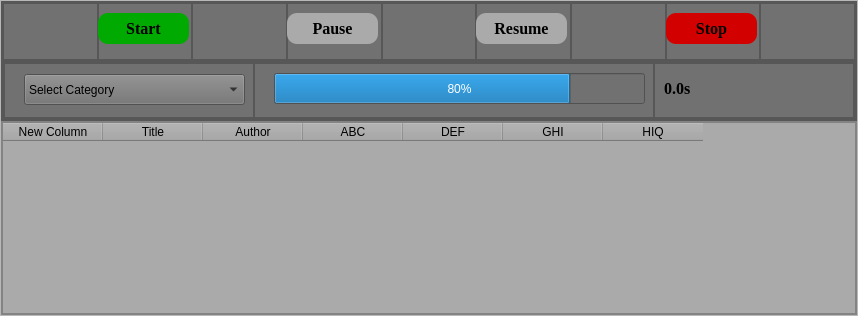
            <widget class="QWidget" name="tab">
             <attribute name="title">
              <string>Scrapping</string>
             </attribute>
             <layout class="QGridLayout" name="gridLayout_3">
              <property name="leftMargin">
               <number>0</number>
              </property>
              <property name="topMargin">
               <number>0</number>
              </property>
              <property name="rightMargin">
               <number>0</number>
              </property>
              <property name="bottomMargin">
               <number>0</number>
              </property>
              <property name="spacing">
               <number>0</number>
              </property>
              <item row="0" column="0">
               <widget class="QFrame" name="frame_15">
                <property name="frameShape">
                 <enum>QFrame::StyledPanel</enum>
                </property>
                <property name="frameShadow">
                 <enum>QFrame::Raised</enum>
                </property>
                <layout class="QVBoxLayout" name="verticalLayout_3">
                 <property name="spacing">
                  <number>0</number>
                 </property>
                 <property name="leftMargin">
                  <number>0</number>
                 </property>
                 <property name="topMargin">
                  <number>0</number>
                 </property>
                 <property name="rightMargin">
                  <number>0</number>
                 </property>
                 <property name="bottomMargin">
                  <number>0</number>
                 </property>
                 <item>
                  <widget class="QFrame" name="frame_16">
                   <property name="minimumSize">
                    <size>
                     <width>0</width>
                     <height>120</height>
                    </size>
                   </property>
                   <property name="maximumSize">
                    <size>
                     <width>16777215</width>
                     <height>120</height>
                    </size>
                   </property>
                   <property name="styleSheet">
                    <string notr="true">background-color: rgb(113, 113, 113);</string>
                   </property>
                   <property name="frameShape">
                    <enum>QFrame::StyledPanel</enum>
                   </property>
                   <property name="frameShadow">
                    <enum>QFrame::Raised</enum>
                   </property>
                   <layout class="QVBoxLayout" name="verticalLayout_9">
                    <property name="spacing">
                     <number>0</number>
                    </property>
                    <property name="leftMargin">
                     <number>0</number>
                    </property>
                    <property name="topMargin">
                     <number>0</number>
                    </property>
                    <property name="rightMargin">
                     <number>0</number>
                    </property>
                    <property name="bottomMargin">
                     <number>0</number>
                    </property>
                    <item>
                     <widget class="QFrame" name="frame_29">
                      <property name="frameShape">
                       <enum>QFrame::StyledPanel</enum>
                      </property>
                      <property name="frameShadow">
                       <enum>QFrame::Raised</enum>
                      </property>
                      <layout class="QHBoxLayout" name="horizontalLayout_4">
                       <property name="spacing">
                        <number>0</number>
                       </property>
                       <property name="leftMargin">
                        <number>0</number>
                       </property>
                       <property name="topMargin">
                        <number>0</number>
                       </property>
                       <property name="rightMargin">
                        <number>0</number>
                       </property>
                       <property name="bottomMargin">
                        <number>0</number>
                       </property>
                       <item>
                        <widget class="QFrame" name="frame_25">
                         <property name="frameShape">
                          <enum>QFrame::StyledPanel</enum>
                         </property>
                         <property name="frameShadow">
                          <enum>QFrame::Raised</enum>
                         </property>
                        </widget>
                       </item>
                       <item>
                        <widget class="QFrame" name="frame_18">
                         <property name="minimumSize">
                          <size>
                           <width>90</width>
                           <height>0</height>
                          </size>
                         </property>
                         <property name="frameShape">
                          <enum>QFrame::StyledPanel</enum>
                         </property>
                         <property name="frameShadow">
                          <enum>QFrame::Raised</enum>
                         </property>
                         <widget class="QPushButton" name="Scrapping_start_btn">
                          <property name="geometry">
                           <rect>
                            <x>0</x>
                            <y>10</y>
                            <width>91</width>
                            <height>31</height>
                           </rect>
                          </property>
                          <property name="font">
                           <font>
                            <family>Times New Roman</family>
                            <pointsize>12</pointsize>
                            <weight>75</weight>
                            <bold>true</bold>
                           </font>
                          </property>
                          <property name="styleSheet">
                           <string notr="true">background-color: rgb(0, 170, 0);
border-radius:10
</string>
                          </property>
                          <property name="text">
                           <string>Start</string>
                          </property>
                         </widget>
                        </widget>
                       </item>
                       <item>
                        <widget class="QFrame" name="frame_27">
                         <property name="frameShape">
                          <enum>QFrame::StyledPanel</enum>
                         </property>
                         <property name="frameShadow">
                          <enum>QFrame::Raised</enum>
                         </property>
                        </widget>
                       </item>
                       <item>
                        <widget class="QFrame" name="frame_30">
                         <property name="minimumSize">
                          <size>
                           <width>90</width>
                           <height>0</height>
                          </size>
                         </property>
                         <property name="frameShape">
                          <enum>QFrame::StyledPanel</enum>
                         </property>
                         <property name="frameShadow">
                          <enum>QFrame::Raised</enum>
                         </property>
                         <widget class="QPushButton" name="Scrapping_pause_btn">
                          <property name="geometry">
                           <rect>
                            <x>0</x>
                            <y>10</y>
                            <width>91</width>
                            <height>31</height>
                           </rect>
                          </property>
                          <property name="font">
                           <font>
                            <family>Times New Roman</family>
                            <pointsize>12</pointsize>
                            <weight>75</weight>
                            <bold>true</bold>
                           </font>
                          </property>
                          <property name="styleSheet">
                           <string notr="true">background-color: rgb(170, 170, 170);
border-radius:10</string>
                          </property>
                          <property name="text">
                           <string>Pause</string>
                          </property>
                         </widget>
                        </widget>
                       </item>
                       <item>
                        <widget class="QFrame" name="frame_70">
                         <property name="frameShape">
                          <enum>QFrame::StyledPanel</enum>
                         </property>
                         <property name="frameShadow">
                          <enum>QFrame::Raised</enum>
                         </property>
                        </widget>
                       </item>
                       <item>
                        <widget class="QFrame" name="frame_71">
                         <property name="minimumSize">
                          <size>
                           <width>90</width>
                           <height>0</height>
                          </size>
                         </property>
                         <property name="frameShape">
                          <enum>QFrame::StyledPanel</enum>
                         </property>
                         <property name="frameShadow">
                          <enum>QFrame::Raised</enum>
                         </property>
                         <widget class="QPushButton" name="Scrapping_resume_btn">
                          <property name="geometry">
                           <rect>
                            <x>0</x>
                            <y>10</y>
                            <width>91</width>
                            <height>31</height>
                           </rect>
                          </property>
                          <property name="font">
                           <font>
                            <family>Times New Roman</family>
                            <pointsize>12</pointsize>
                            <weight>75</weight>
                            <bold>true</bold>
                           </font>
                          </property>
                          <property name="styleSheet">
                           <string notr="true">background-color: rgb(170, 170, 170);
border-radius:10</string>
                          </property>
                          <property name="text">
                           <string>Resume</string>
                          </property>
                         </widget>
                        </widget>
                       </item>
                       <item>
                        <widget class="QFrame" name="frame_78">
                         <property name="frameShape">
                          <enum>QFrame::StyledPanel</enum>
                         </property>
                         <property name="frameShadow">
                          <enum>QFrame::Raised</enum>
                         </property>
                        </widget>
                       </item>
                       <item>
                        <widget class="QFrame" name="frame_79">
                         <property name="minimumSize">
                          <size>
                           <width>90</width>
                           <height>0</height>
                          </size>
                         </property>
                         <property name="frameShape">
                          <enum>QFrame::StyledPanel</enum>
                         </property>
                         <property name="frameShadow">
                          <enum>QFrame::Raised</enum>
                         </property>
                         <widget class="QPushButton" name="Scrapping_stop_btn">
                          <property name="geometry">
                           <rect>
                            <x>0</x>
                            <y>10</y>
                            <width>91</width>
                            <height>31</height>
                           </rect>
                          </property>
                          <property name="font">
                           <font>
                            <family>Times New Roman</family>
                            <pointsize>12</pointsize>
                            <weight>75</weight>
                            <bold>true</bold>
                           </font>
                          </property>
                          <property name="styleSheet">
                           <string notr="true">
background-color: rgb(211, 0, 0);
border-radius:10

</string>
                          </property>
                          <property name="text">
                           <string>Stop</string>
                          </property>
                         </widget>
                        </widget>
                       </item>
                       <item>
                        <widget class="QFrame" name="frame_84">
                         <property name="frameShape">
                          <enum>QFrame::StyledPanel</enum>
                         </property>
                         <property name="frameShadow">
                          <enum>QFrame::Raised</enum>
                         </property>
                        </widget>
                       </item>
                      </layout>
                     </widget>
                    </item>
                    <item>
                     <widget class="QFrame" name="frame_21">
                      <property name="frameShape">
                       <enum>QFrame::StyledPanel</enum>
                      </property>
                      <property name="frameShadow">
                       <enum>QFrame::Raised</enum>
                      </property>
                      <layout class="QHBoxLayout" name="horizontalLayout_17">
                       <property name="spacing">
                        <number>0</number>
                       </property>
                       <property name="leftMargin">
                        <number>0</number>
                       </property>
                       <property name="topMargin">
                        <number>0</number>
                       </property>
                       <property name="rightMargin">
                        <number>0</number>
                       </property>
                       <property name="bottomMargin">
                        <number>0</number>
                       </property>
                       <item>
                        <widget class="QFrame" name="frame_24">
                         <property name="minimumSize">
                          <size>
                           <width>90</width>
                           <height>0</height>
                          </size>
                         </property>
                         <property name="frameShape">
                          <enum>QFrame::StyledPanel</enum>
                         </property>
                         <property name="frameShadow">
                          <enum>QFrame::Raised</enum>
                         </property>
                         <layout class="QHBoxLayout" name="horizontalLayout_20">
                          <property name="spacing">
                           <number>0</number>
                          </property>
                          <property name="leftMargin">
                           <number>0</number>
                          </property>
                          <property name="topMargin">
                           <number>0</number>
                          </property>
                          <property name="rightMargin">
                           <number>0</number>
                          </property>
                          <property name="bottomMargin">
                           <number>0</number>
                          </property>
                          <item>
                           <widget class="QFrame" name="frame_23">
                            <property name="frameShape">
                             <enum>QFrame::StyledPanel</enum>
                            </property>
                            <property name="frameShadow">
                             <enum>QFrame::Raised</enum>
                            </property>
                           </widget>
                          </item>
                          <item>
                           <widget class="QFrame" name="frame_26">
                            <property name="minimumSize">
                             <size>
                              <width>250</width>
                              <height>0</height>
                             </size>
                            </property>
                            <property name="frameShape">
                             <enum>QFrame::StyledPanel</enum>
                            </property>
                            <property name="frameShadow">
                             <enum>QFrame::Raised</enum>
                            </property>
                            <widget class="QComboBox" name="scrapping_category">
                             <property name="geometry">
                              <rect>
                               <x>20</x>
                               <y>11</y>
                               <width>221</width>
                               <height>31</height>
                              </rect>
                             </property>
                             <property name="font">
                              <font>
                               <pointsize>9</pointsize>
                               <weight>50</weight>
                               <bold>false</bold>
                              </font>
                             </property>
                             <item>
                              <property name="text">
                               <string>Select Category</string>
                              </property>
                             </item>
                             <item>
                              <property name="text">
                               <string>Books</string>
                              </property>
                             </item>
                             <item>
                              <property name="text">
                               <string>Articles</string>
                              </property>
                             </item>
                            </widget>
                           </widget>
                          </item>
                          <item>
                           <widget class="QFrame" name="frame_28">
                            <property name="frameShape">
                             <enum>QFrame::StyledPanel</enum>
                            </property>
                            <property name="frameShadow">
                             <enum>QFrame::Raised</enum>
                            </property>
                           </widget>
                          </item>
                          <item>
                           <widget class="QFrame" name="frame_85">
                            <property name="minimumSize">
                             <size>
                              <width>400</width>
                              <height>0</height>
                             </size>
                            </property>
                            <property name="frameShape">
                             <enum>QFrame::StyledPanel</enum>
                            </property>
                            <property name="frameShadow">
                             <enum>QFrame::Raised</enum>
                            </property>
                            <widget class="QProgressBar" name="progressBar">
                             <property name="geometry">
                              <rect>
                               <x>20</x>
                               <y>10</y>
                               <width>371</width>
                               <height>31</height>
                              </rect>
                             </property>
                             <property name="styleSheet">
                              <string notr="true"/>
                             </property>
                             <property name="value">
                              <number>80</number>
                             </property>
                            </widget>
                           </widget>
                          </item>
                          <item>
                           <widget class="QFrame" name="frame_87">
                            <property name="frameShape">
                             <enum>QFrame::StyledPanel</enum>
                            </property>
                            <property name="frameShadow">
                             <enum>QFrame::Raised</enum>
                            </property>
                           </widget>
                          </item>
                          <item>
                           <widget class="QFrame" name="frame_88">
                            <property name="minimumSize">
                             <size>
                              <width>200</width>
                              <height>0</height>
                             </size>
                            </property>
                            <property name="frameShape">
                             <enum>QFrame::StyledPanel</enum>
                            </property>
                            <property name="frameShadow">
                             <enum>QFrame::Raised</enum>
                            </property>
                            <widget class="QLabel" name="scrapping_time">
                             <property name="geometry">
                              <rect>
                               <x>10</x>
                               <y>10</y>
                               <width>181</width>
                               <height>31</height>
                              </rect>
                             </property>
                             <property name="minimumSize">
                              <size>
                               <width>90</width>
                               <height>0</height>
                              </size>
                             </property>
                             <property name="font">
                              <font>
                               <family>Times New Roman</family>
                               <pointsize>12</pointsize>
                               <weight>75</weight>
                               <italic>false</italic>
                               <bold>true</bold>
                              </font>
                             </property>
                             <property name="text">
                              <string>0.0s</string>
                             </property>
                            </widget>
                           </widget>
                          </item>
                          <item>
                           <widget class="QFrame" name="frame_89">
                            <property name="frameShape">
                             <enum>QFrame::StyledPanel</enum>
                            </property>
                            <property name="frameShadow">
                             <enum>QFrame::Raised</enum>
                            </property>
                           </widget>
                          </item>
                         </layout>
                        </widget>
                       </item>
                      </layout>
                     </widget>
                    </item>
                   </layout>
                  </widget>
                 </item>
                 <item>
                  <widget class="QFrame" name="frame_17">
                   <property name="minimumSize">
                    <size>
                     <width>0</width>
                     <height>50</height>
                    </size>
                   </property>
                   <property name="font">
                    <font>
                     <family>Times New Roman</family>
                     <pointsize>12</pointsize>
                    </font>
                   </property>
                   <property name="styleSheet">
                    <string notr="true">background-color: rgb(170, 170, 170);</string>
                   </property>
                   <property name="frameShape">
                    <enum>QFrame::StyledPanel</enum>
                   </property>
                   <property name="frameShadow">
                    <enum>QFrame::Raised</enum>
                   </property>
                   <layout class="QGridLayout" name="gridLayout_7">
                    <property name="leftMargin">
                     <number>0</number>
                    </property>
                    <property name="topMargin">
                     <number>0</number>
                    </property>
                    <property name="rightMargin">
                     <number>0</number>
                    </property>
                    <property name="bottomMargin">
                     <number>0</number>
                    </property>
                    <property name="spacing">
                     <number>0</number>
                    </property>
                    <item row="0" column="0">
                     <widget class="QTableWidget" name="Scrapping_tableWidget">
                      <column>
                       <property name="text">
                        <string>New Column</string>
                       </property>
                      </column>
                      <column>
                       <property name="text">
                        <string>Title</string>
                       </property>
                      </column>
                      <column>
                       <property name="text">
                        <string>Author</string>
                       </property>
                      </column>
                      <column>
                       <property name="text">
                        <string>ABC</string>
                       </property>
                      </column>
                      <column>
                       <property name="text">
                        <string>DEF</string>
                       </property>
                      </column>
                      <column>
                       <property name="text">
                        <string>GHI</string>
                       </property>
                      </column>
                      <column>
                       <property name="text">
                        <string>HIQ</string>
                       </property>
                      </column>
                     </widget>
                    </item>
                   </layout>
                  </widget>
                 </item>
                </layout>
               </widget>
              </item>
             </layout>
            </widget>
